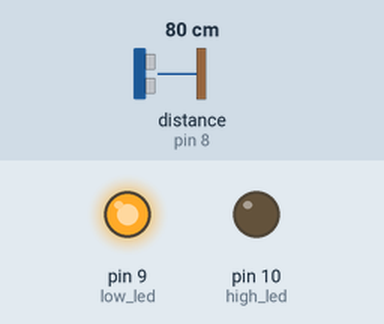
This sketch was run on a simulated Arduino Uno, built with avr-gcc and run on an emulated ATmega328P. Parts: output pins drawn as LEDs (lit = HIGH). Wiring (inferred from the names in the program): ultrasonic range finder: trigger pin 7; echo pin 8. The test bench sets the inputs (shaded band); at power-on: distance to the obstacle (sensor on pin 8) 80 cm. The echo pulse lasts 58.3 µs per cm; pins used as bus, display or sensor lines are not drawn.

Above: at 1.2 s.
1.3 s: distance to the obstacle (sensor on pin 8) set to 59 cm
2.8 s: distance to the obstacle (sensor on pin 8) set to 50 cm
At 4.0 s:
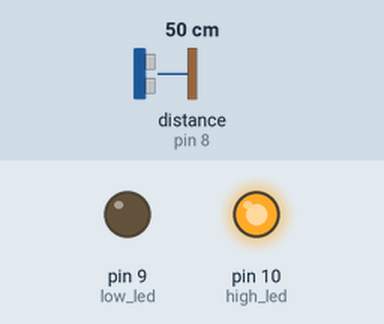
4.3 s: distance to the obstacle (sensor on pin 8) set to 60 cm
At 5.0 s:
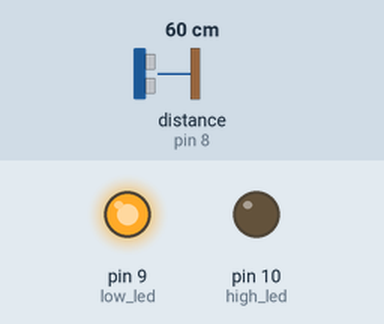
5.8 s: distance to the obstacle (sensor on pin 8) set to 2 cm
At 7.0 s:
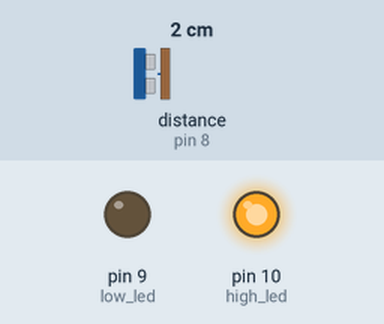
Timing chart, 0 to 8.3 s (numbered marks = the images above; inputs shaded):
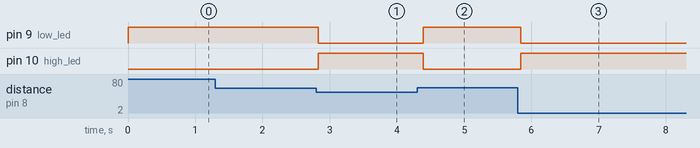

Measured:
- the behaviour switches between 55 and 54 cm on distance to the obstacle (sensor on pin 8) (found by bisection; images 0 and 1)
- after the input at 1.3 s, every drawn part: stays the same
- after the input at 2.8 s, pin 9 (low_led): HIGH → LOW at once; pin 10 (high_led): LOW → HIGH at once
- after the input at 4.3 s, pin 9 (low_led): LOW → HIGH after 0.09 s; pin 10 (high_led): HIGH → LOW after 0.09 s
- after the input at 5.8 s, pin 9 (low_led): HIGH → LOW after 0.05 s; pin 10 (high_led): LOW → HIGH after 0.05 s

The sketch:

RangeDectector.ino
```cpp
#define Trigpin 7
#define Echopin 8
#define low_led 9
#define high_led 10

void setup() {
  pinMode(Trigpin, OUTPUT);
  pinMode(Echopin, INPUT);
  pinMode(low_led, OUTPUT);
  pinMode(high_led, OUTPUT);
}

void loop() {
  long duration, distance;

  // Trigger the HC-SR04 to start a measurement
  digitalWrite(Trigpin, LOW);
  delayMicroseconds(2);
  digitalWrite(Trigpin, HIGH);
  delayMicroseconds(10);
  digitalWrite(Trigpin, LOW);

  // Measure the duration of the pulse returned by the sensor
  duration = pulseIn(Echopin, HIGH);

  // Calculate the distance in inches
  distance = duration * 0.0133 / 2; // Speed of sound in inches per microsecond is 0.0133

  // Print distance to serial monitor (optional)
  Serial.print("Distance: ");
  Serial.print(distance);
  Serial.println(" inches");

  // Turn on appropriate LED based on distance
  if (distance > 20) {
    // Outside of 20 inches, light up low_led (red LED)
    digitalWrite(low_led, HIGH);
    digitalWrite(high_led, LOW);
  } else {
    // Within 20 inches, light up high_led (green LED)
    digitalWrite(low_led, LOW);
    digitalWrite(high_led, HIGH);
  }

  // Delay between measurements
  delay(100); // Adjust delay as needed
}
```
